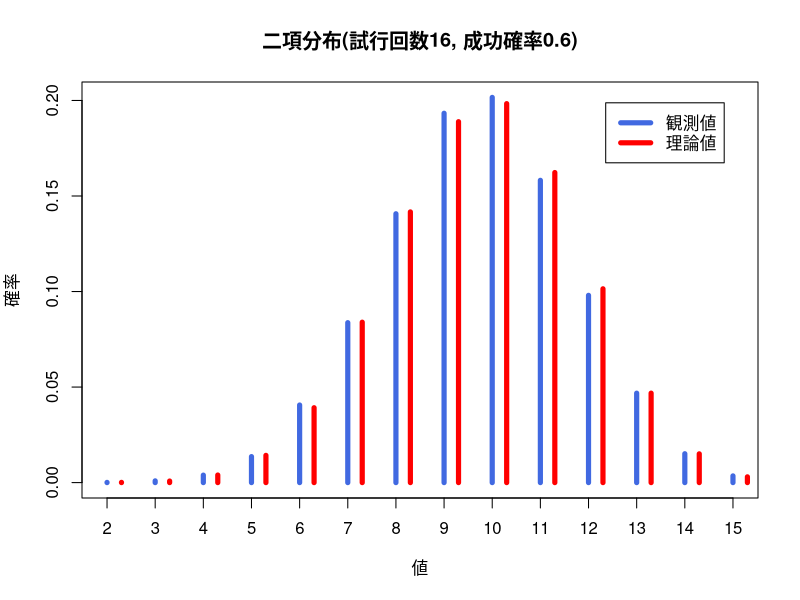
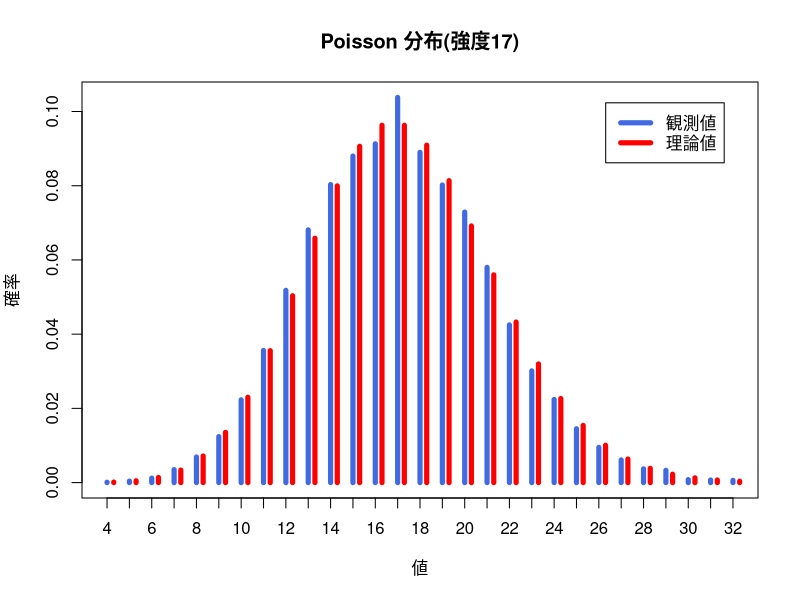
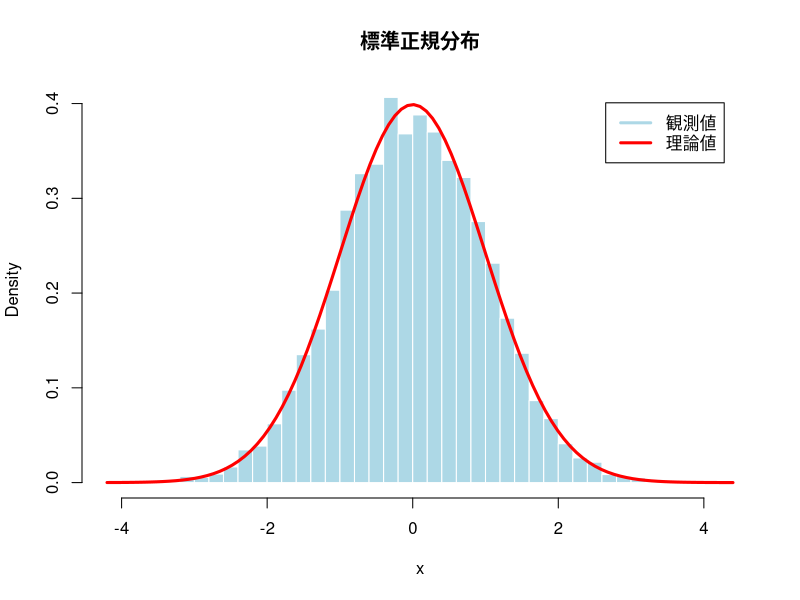
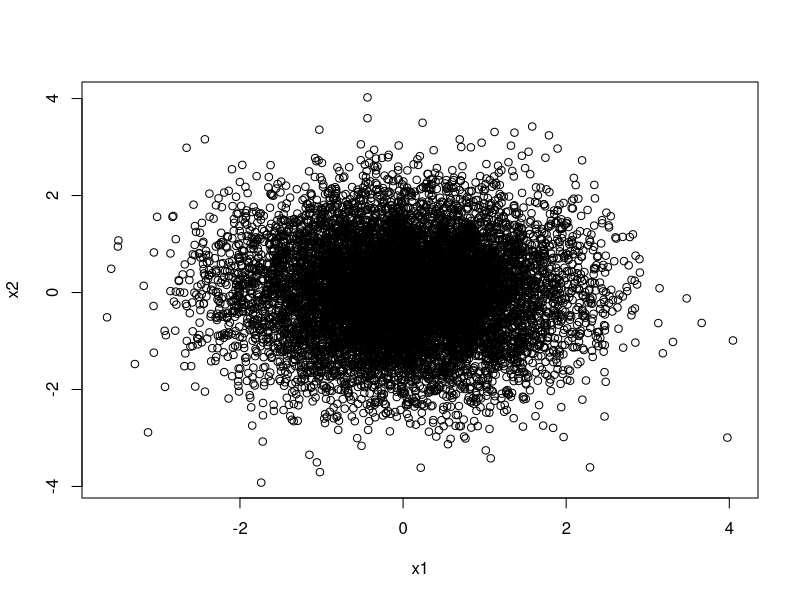
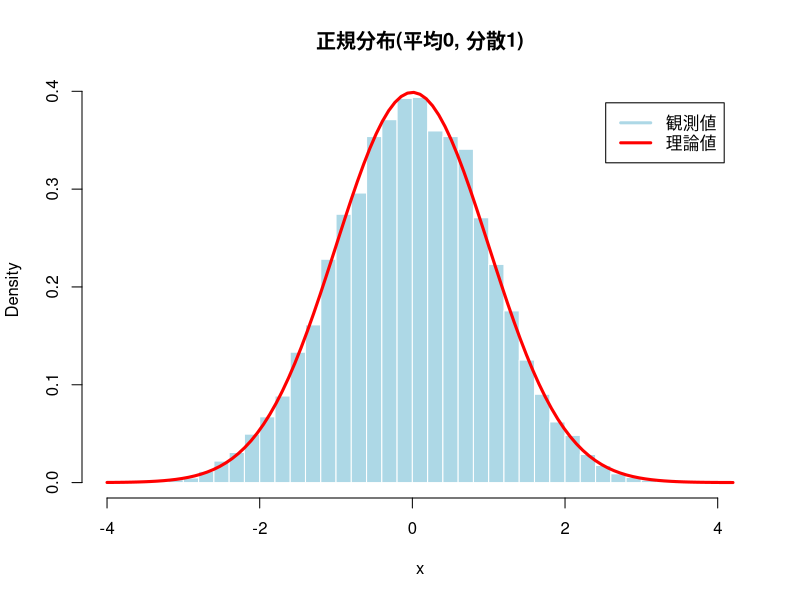
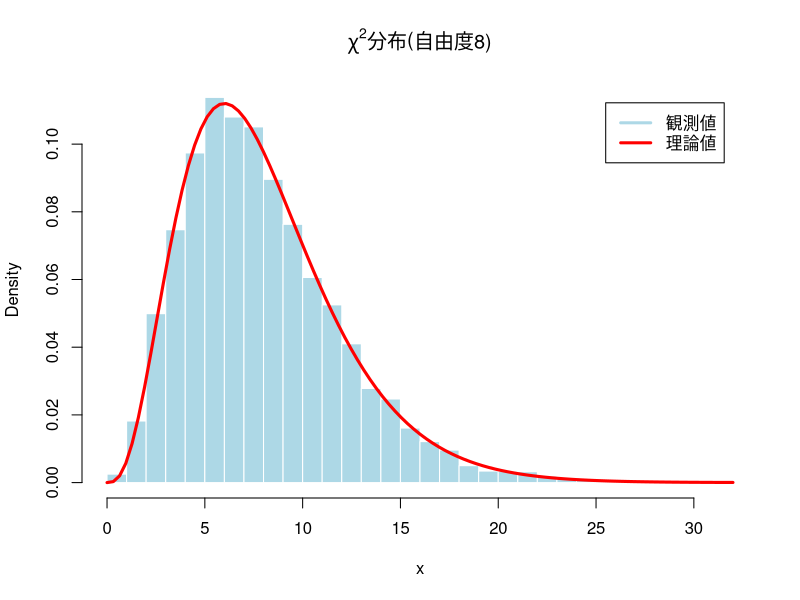
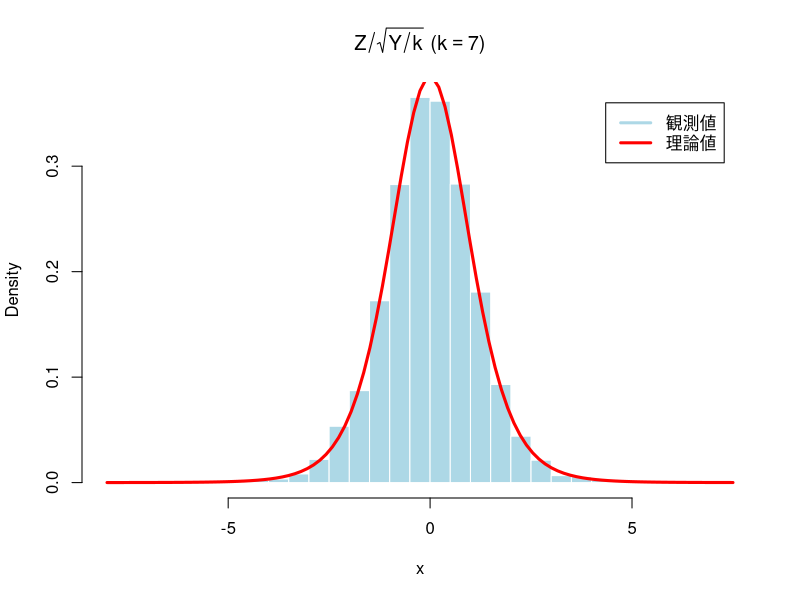
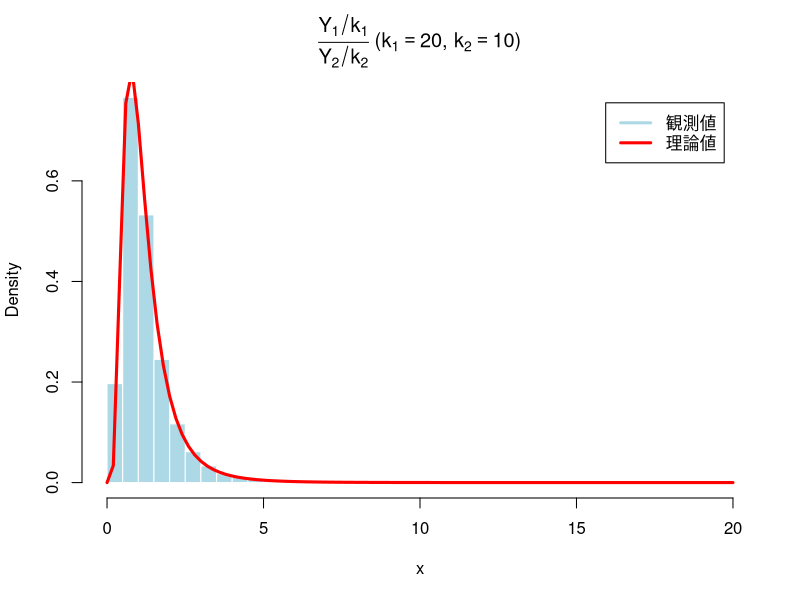

Source code (R) for these figures, in order:
### 第08回 練習問題解答例

### 離散一様分布で用いた例

a <- 1:6 # サンプリング対象の集合をベクトルとして定義
sample(a, size=20, replace=TRUE) # 離散一様分布(20個)

### 二項分布で用いた例

rbinom(10, size=1, prob=0.2) # Bernoulli分布(10個)
rbinom(20, size=5, prob=0.6) # 二項分布(20個)

### 練習問題 二項分布
mc <- 10000 # 実験回数を指定
n <- 16 
p <- 0.6
myRandom <- function(){ # Bernolli分布をm個生成して合計
  sum(rbinom(n, size=1, prob=p))}
myData <- replicate(mc, myRandom())
myTable <- table(myData)/mc # 出現確率ごとの表(度数分布表)を作成
if(Sys.info()["sysname"]=="Darwin"){par(family="HiraginoSans-W4")}
plot(myTable, type="h", lwd=5, col="royalblue",
     xlab="値", ylab="確率",
     main=paste0("二項分布(試行回数", n, ", 成功確率", p, ")"))
myRange <- min(myData):max(myData) # 範囲を取得
lines(myRange + 0.3, dbinom(myRange, size=n, prob=p),
      type="h", col="red", lwd=5) # 理論上の出現確率
legend("topright", inset=0.05, legend=c("観測値", "理論値"), 
       col=c("royalblue", "red"), lwd=5) # 凡例を作成

### Poisson 分布で用いた例

rpois(15, lambda=1) # 強度1の Poisson 分布(15個)
rpois(15, lambda=10) # 強度10の Poisson 分布(15個)

### 練習問題 Poisson 分布
mc <- 10000 
lambda1 <- 5
lambda2 <- 12
myRandom <- function(){ # 2つの Poisson 分布の和
  rpois(1, lambda=lambda1)+rpois(1, lambda=lambda2)}
myData <- replicate(mc, myRandom())
myTable <- table(myData)/mc 
if(Sys.info()["sysname"]=="Darwin"){par(family="HiraginoSans-W4")}
plot(myTable, type="h", lwd=5, col="royalblue",
     xlab="値", ylab="確率",
     main=paste0("Poisson 分布(強度", lambda1+lambda2, ")"))
myRange <- min(myData):max(myData) 
lines(myRange + 0.3,
      dpois(myRange, lambda=lambda1+lambda2), 
      type="h", col="red", lwd=5) # 理論上の出現確率
legend("topright", inset=0.05, legend=c("観測値", "理論値"), 
       col=c("royalblue", "red"), lwd=5)

### 幾何分布で用いた例

rgeom(15, prob=0.1) # 成功確率0.1の幾何分布(15個)

### 一様分布で用いた例

runif(8) # 区間(0,1)上の一様乱数(8個)
runif(8,min=-1,max=1) # 区間(-1,1)上の一様乱数(8個)

### 正規分布で用いた例

rnorm(8) # 標準正規乱数(8個)
rnorm(8,mean=1,sd=2) # 平均1分散4=2^2の正規乱数

### 練習問題 正規分布
mc <- 10000 # 実験回数を指定
myRandom <- function(){ # 一方の分布を確認する
  u1 <- runif(1)
  u2 <- runif(1)
  return(sqrt(-2*log(u1))*cos(2*pi*u2))}
myData <- replicate(mc, myRandom()) # Monte-Carlo実験
if(Sys.info()["sysname"]=="Darwin"){par(family="HiraginoSans-W4")}
hist(myData, freq=FALSE, breaks=40,
     col="lightblue", border="white", 
     xlab="x", main=paste0("標準正規分布")) # ヒストグラム(密度表示)
curve(dnorm(x, mean=0, sd=1), add=TRUE, 
      col="red", lwd=3) # 理論上の確率密度関数
legend("topright", inset=0.05, legend=c("観測値", "理論値"), 
       col=c("lightblue", "red"), lwd=3) # 凡例を作成
## Box-Muller法で作られる2つの確率変数の関係を調べる
boxmuller <- function(){
  u1 <- runif(1)
  u2 <- runif(1)
  x1 <- sqrt(-2*log(u1))*cos(2*pi*u2)
  x2 <- sqrt(-2*log(u1))*sin(2*pi*u2)
  return(c(x1,x2))
}
x <- replicate(mc, boxmuller()) # 2行xmc列の行列が得られる
if(Sys.info()["sysname"]=="Darwin"){par(family="HiraginoSans-W4")}
plot(x[1,],x[2,],xlab="x1",ylab="x2") # 散布図を描く
## 以下では同じ分布なのでx1,x2はまとめて計算
mu <- round(mean(x),2)
sigma <- round(sd(x),2)
hist(x, freq=FALSE, breaks=40, col="lightblue", border="white",

     main=paste0("正規分布(平均", mu, ", 分散", sigma^2, ")")) # ヒストグラム(密度表示)
curve(dnorm(x, mean=mu, sd=sigma), add=TRUE, 
      col="red", lwd=3) # 理論上の確率密度関数
legend("topright", inset=0.05, legend=c("観測値", "理論値"), 
       col=c("lightblue", "red"), lwd=3) # 凡例を作成

### ガンマ分布で用いた例

rgamma(8, shape=3, rate=1) # ガンマ分布(8個)
rgamma(8, shape=1, rate=3) # 異なるパラメタのガンマ分布(8個)

rexp(8) # レート1の指数分布(8個)
rexp(8, rate=0.5) # レート0.5の指数分布(8個)

rchisq(8, df=1) # 自由度1のカイ二乗分布(8個)
rchisq(8, df=4) # 自由度4のカイ二乗分布(8個)

### 練習問題 カイ二乗分布
mc <- 10000 # 実験回数を指定
k <- 8 # 自由度を設定
myRandom <- function(){ 
  sum(rnorm(k)^2)} # k個の標準正規乱数の二乗和
myData <- replicate(mc, myRandom()) # Monte-Carlo実験
if(Sys.info()["sysname"]=="Darwin"){par(family="HiraginoSans-W4")}
hist(myData, freq=FALSE, breaks=25,
     col="lightblue", border="white", 
     xlab="x", main=bquote(paste(chi^2,"分布(自由度",.(k),")"))) 
curve(dchisq(x, k), # 理論曲線(確率密度)
      add=TRUE, col="red", lwd=3) 
legend("topright", inset=0.05, legend=c("観測値", "理論値"), 
       col=c("lightblue", "red"), lwd=3)

### t-分布で用いた例

rt(8, df=1) # 自由度1のt分布(8個)
rt(8, df=4) # 自由度4のt分布(8個)

### 練習問題 t分布
mc <- 10000 # 実験回数を指定
k <- 7
myRandom <- function(){ 
  y <- rchisq(1, df=k) # 自由度kのカイ2乗分布
  ## y <- sum(rnorm(k)^2) # 正規乱数を用いてもよい
  z <- rnorm(1) # 標準正規乱数
  return(z/sqrt(y/k))}
myData <- replicate(mc, myRandom()) # Monte-Carlo実験
if(Sys.info()["sysname"]=="Darwin"){par(family="HiraginoSans-W4")}
hist(myData, freq=FALSE, breaks=40,
     col="lightblue", border="white",  
     xlab="x", main=bquote(paste(Z/sqrt(Y/k)," (",k==.(k),")")))
curve(dt(x, df=k), # 確率密度関数(理論)
      add=TRUE, col="red", lwd=3) 
legend("topright", inset=0.05, legend=c("観測値", "理論値"), 
       col=c("lightblue", "red"), lwd=3)

### F-分布で用いた例

rf(10, df1=4, df2=7) # 自由度4,7のF分布(10個)
rf(10, df1=7, df2=12) # 自由度7,12のF分布(10個)

### 練習問題 F分布
mc <- 10000 # 実験回数を指定
k1 <- 20
k2 <- 10
myRandom <- function(){ 
  y1 <- rchisq(1, df=k1) # 自由度20のカイ二乗分布
  y2 <- rchisq(1, df=k2) # 自由度10のカイ二乗分布
  ## y1 <- sum(rnorm(k1)^2) # 正規乱数を用いてもよい
  ## y2 <- sum(rnorm(k2)^2) 
  return((y1/k1)/(y2/k2))}
myData <- replicate(mc, myRandom()) # Monte-Carlo実験
if(Sys.info()["sysname"]=="Darwin"){par(family="HiraginoSans-W4")}
hist(myData, freq=FALSE, breaks=40,
     col="lightblue", border="white",
     xlab="x",
     main=bquote(paste(frac(Y[1]/k[1],Y[2]/k[2]),
                       " (",k[1]==.(k1),
                       ", ",k[2]==.(k2),")"))) 
curve(df(x, df1=k1, df2=k2), # 確率密度関数(理論)
      add=TRUE, col="red", lwd=3) 
legend("topright", inset=0.05, legend=c("観測値", "理論値"), 
       col=c("lightblue", "red"), lwd=3)
